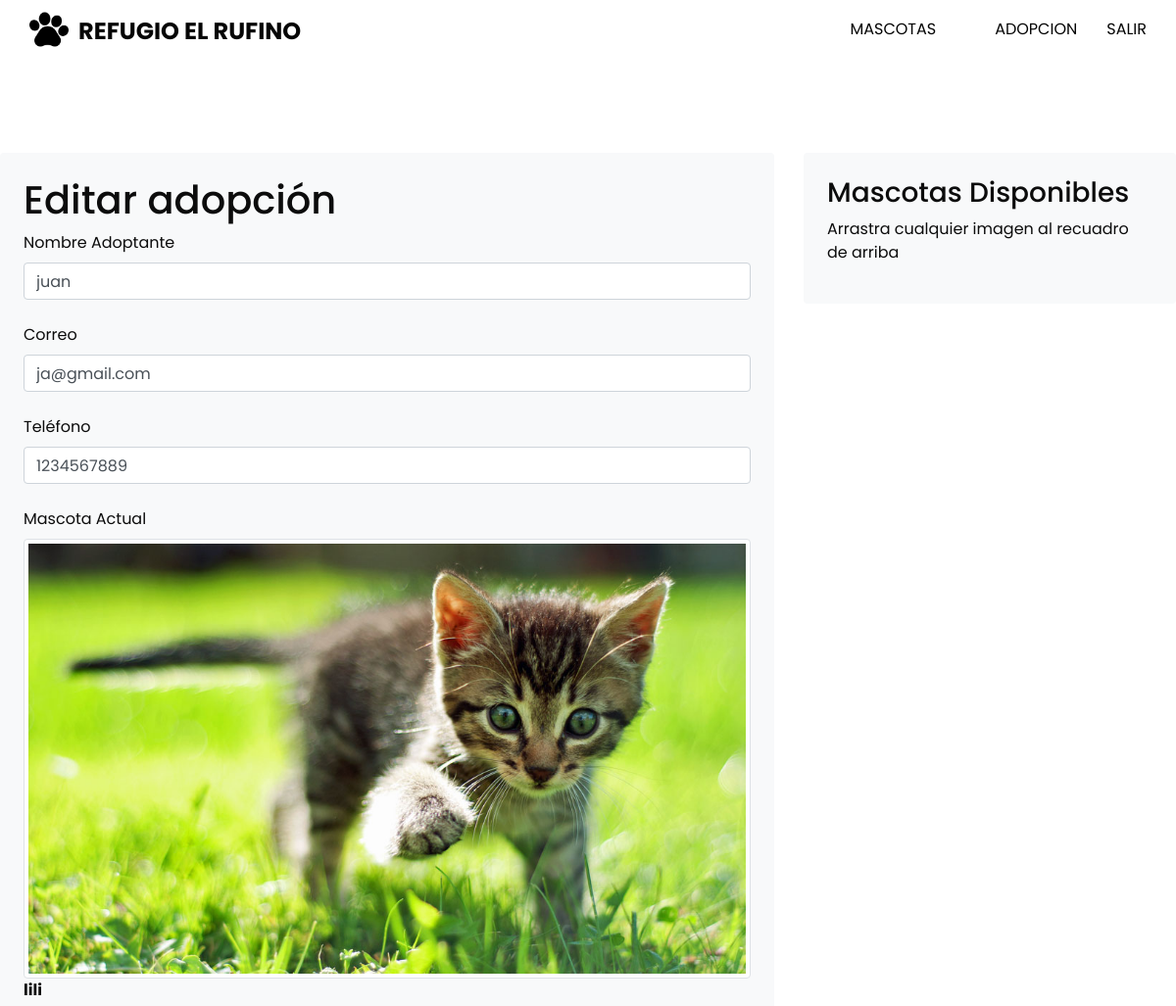
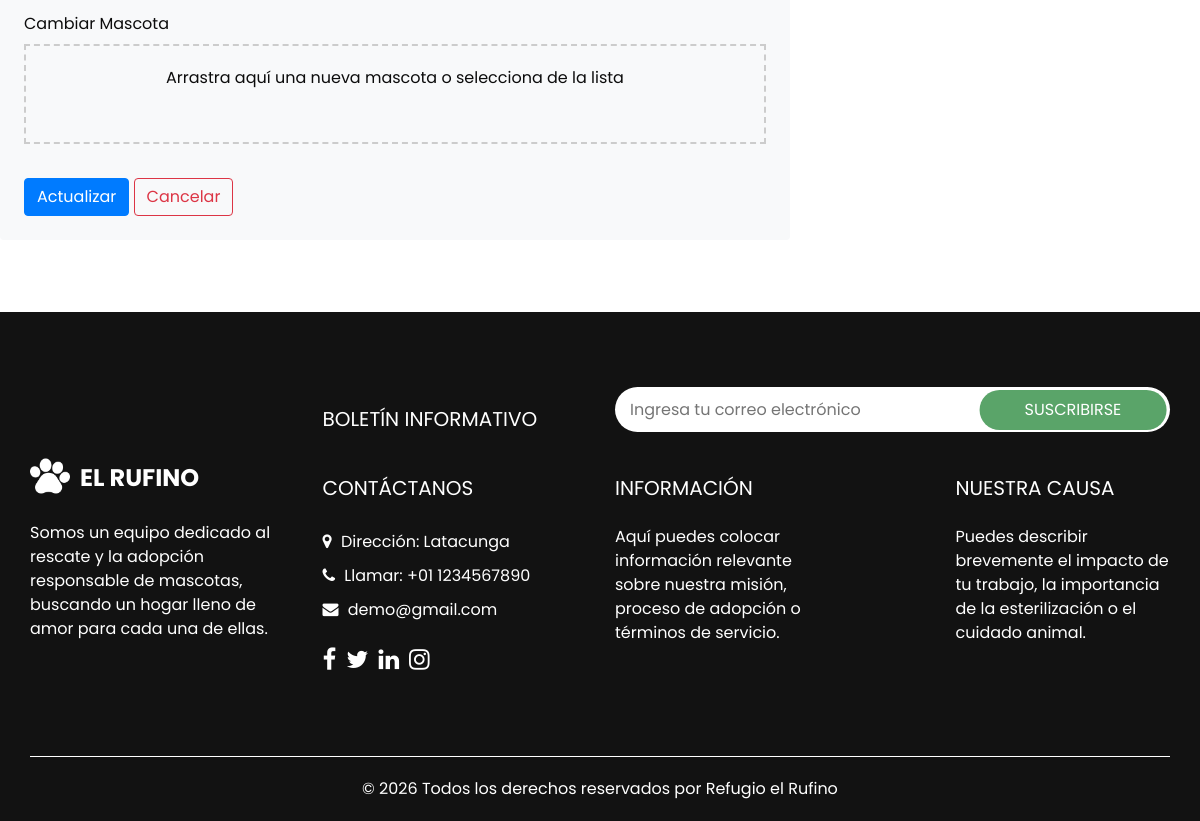
The app's page /inicio3/editarAdopcion/6/ (signed in) with its own data (2 pictures, top to bottom).
### Aplicaciones/Adopcion/models.py (models this page shows, shortened)
class Adopcion(models.Model):
    ESTADO_CHOICES = [
        ('pendiente', 'Pendiente'),
        ('aceptada', 'Aceptada'),
        ('rechazada', 'Rechazada'),
    ]
    nombre_adoptante = models.CharField(max_length=200)
    correo = models.EmailField()
    telefono = models.CharField(max_length=15)
    mascota = models.ForeignKey(Mascota, on_delete=models.CASCADE)
    fecha = models.DateField(default=date.today)
    estado = models.CharField(max_length=10, choices=ESTADO_CHOICES, default='pendiente')

### Aplicaciones/Mascota/models.py (models this page shows, shortened)
class Mascota(models.Model):
    ESPECIE_CHOICES = [
        ('Perro', 'Perro'),
        ('Gato', 'Gato'),
        ('Otro', 'Otro'),
    ]
    codigo = models.CharField(max_length=50, unique=True)
    nombre = models.CharField(max_length=200)
    especie = models.CharField(max_length=20, choices=ESPECIE_CHOICES)
    edad = models.PositiveIntegerField()
    adoptado = models.BooleanField(default=False)
    imgMascota = models.ImageField(upload_to='imgMascota/', blank=True, null=True)

### Aplicaciones/Adopcion/views.py (the view)
# urls.py: path('editarAdopcion/<int:id>/', views.editarAdopcion, name='editarAdopcion'),
@login_required
def editarAdopcion(request, id):
    adopcionEditar = get_object_or_404(Adopcion, id=id)
    mascotas_disponibles = Mascota.objects.filter(adoptado=False)
    mascota_actual = adopcionEditar.mascota
    mascotas_list = list(mascotas_disponibles)
    if mascota_actual not in mascotas_list:
        mascotas_list.append(mascota_actual)
    mascotas_con_imagen = Mascota.objects.filter(adoptado=False).exclude(imgMascota='').exclude(id=mascota_actual.id)
    return render(request, 'editarAdopcion.html', {
        'adopcionEditar': adopcionEditar,
        'mascotas': mascotas_list,
        'mascotas_con_imagen': mascotas_con_imagen
    })

### Aplicaciones/Adopcion/templates/editarAdopcion.html (shortened to what this page needs)
{% extends './plantilla.html' %}
{% block contenido %}
<br><br><br><br>
<div class="row">
    <div class="col-md-8">
        <div class="bg-light p-4 rounded">
            <h1>Editar adopción</h1>
            <form action="{% url 'procesoEditarAdopcion' %}" method="post" id="frm_editar_Ado">
                <label for="nombre_adoptante">Nombre Adoptante</label>
                <input class="form-control" type="text" name="nombre_adoptante" id="nombre_adoptante" value="{{ adopcionEditar.nombre_adoptante }}" required>
                <br>
                <label for="correo">Correo</label>
                <input class="form-control" type="email" name="correo" id="correo" value="{{ adopcionEditar.correo }}" required>
                <br>
                <label for="telefono">Teléfono</label>
                <input class="form-control" type="text" name="telefono" id="telefono" value="{{ adopcionEditar.telefono }}" required>
                <br>
                <label>Mascota Actual</label>
                <div id="mascotaActual" class="mb-3">
                    {% if adopcionEditar.mascota.imgMascota %}
                        <img src="{{ adopcionEditar.mascota.imgMascota.url }}" height="80" class="img-thumbnail">
                    {% endif %}
                    <p><strong>{{ adopcionEditar.mascota.nombre }}</strong></p>
                </div>
                <label>Cambiar Mascota</label>
                <div id="dropZoneMascota" style="border: 2px dashed #ccc; padding: 20px; text-align: center; min-height: 100px; margin-bottom: 10px;">
                    <p>Arrastra aquí una nueva mascota o selecciona de la lista</p>
                </div>
                <br>
                <button class="btn btn-primary" type="submit">Actualizar</button>
                <a class="btn btn-outline-danger" href="{% url 'inicioadopcion' %}">Cancelar</a>
            </form>
        </div>
    </div>
    <div class="col-md-4">
        <div class="bg-light p-4 rounded">
            <h3>Mascotas Disponibles</h3>
            <p>Arrastra cualquier imagen al recuadro de arriba</p>
        </div>
    </div>
</div>
{% endblock %}

### adopcionMascotas/static/plantilla/animal/css/style.css (style rules this page uses)
body { font-family: 'Poppins', sans-serif; color: #0c0c0c; background-color: #ffffff; }
a, a:hover, a:focus { text-decoration: none; }
.btn, .btn:focus { outline: none !important; -webkit-box-shadow: none; box-shadow: none; }

### records on screen
Adopcion: nombre_adoptante "juan", correo "ja@gmail.com", telefono "1234567889", mascota.imgMascota (picture), mascota.nombre "lili"
